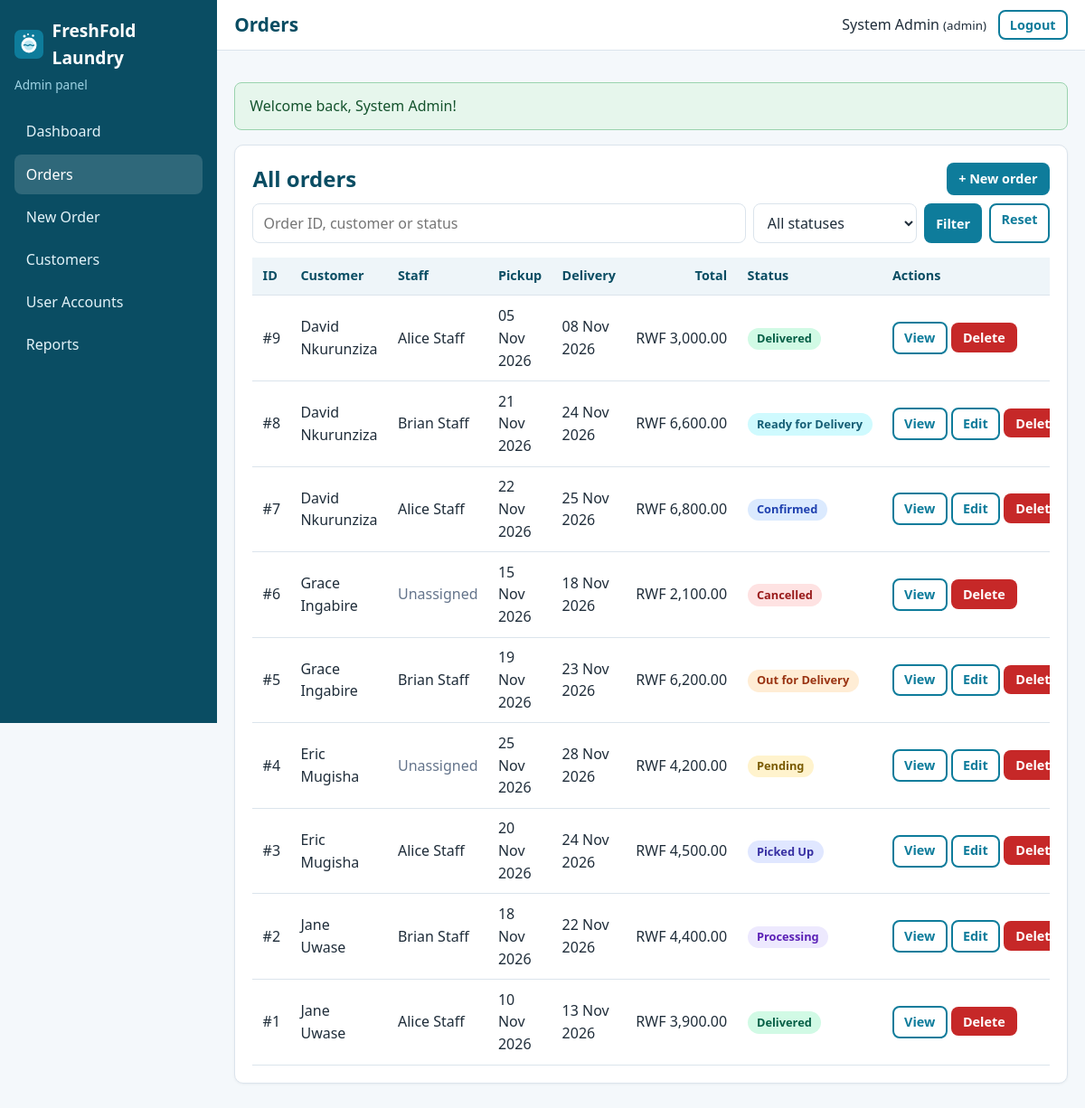
The app's page /admin/orders.php (signed in) with its own data.
### tables this page shows
CREATE TABLE users (
    user_id       INT AUTO_INCREMENT PRIMARY KEY,
    username      VARCHAR(100) NOT NULL,
    email         VARCHAR(150) NOT NULL UNIQUE,
    password_hash VARCHAR(255) NOT NULL,               
    role          ENUM('admin','staff','customer') NOT NULL,
    created_at    TIMESTAMP DEFAULT CURRENT_TIMESTAMP
);

CREATE TABLE orders (
    order_id          INT AUTO_INCREMENT PRIMARY KEY,
    customer_id       INT NOT NULL,
    assigned_staff_id INT NULL,                        
    pickup_date       DATE NOT NULL,
    delivery_date     DATE NOT NULL,
    total             DECIMAL(10,2) NOT NULL,          
    status            ENUM('pending','confirmed','picked_up','processing',
                           'ready_for_delivery','out_for_delivery','delivered','cancelled')
                      NOT NULL DEFAULT 'pending',
    created_at        TIMESTAMP DEFAULT CURRENT_TIMESTAMP,
    updated_at        TIMESTAMP NULL DEFAULT NULL,

    CONSTRAINT fk_orders_customer
        FOREIGN KEY (customer_id) REFERENCES customers(customer_id)
        ON DELETE CASCADE ON UPDATE CASCADE,           
    CONSTRAINT fk_orders_staff
        FOREIGN KEY (assigned_staff_id) REFERENCES users(user_id)
        ON DELETE SET NULL ON UPDATE CASCADE,          

    CONSTRAINT chk_orders_dates CHECK (delivery_date > pickup_date),
    CONSTRAINT chk_orders_total CHECK (total >= 0),

    INDEX idx_orders_status   (status),
    INDEX idx_orders_staff    (assigned_staff_id),
    INDEX idx_orders_pickup   (pickup_date)
);

CREATE TABLE customers (
    customer_id INT AUTO_INCREMENT PRIMARY KEY,
    user_id     INT NOT NULL UNIQUE,                   
    full_name   VARCHAR(150) NOT NULL,
    phone       VARCHAR(20)  NOT NULL,
    address     TEXT NOT NULL,
    CONSTRAINT fk_customers_user
        FOREIGN KEY (user_id) REFERENCES users(user_id)
        ON DELETE CASCADE ON UPDATE CASCADE            
);

### app/controllers/OrderController.php (called while the page is built, shortened)
<?php
class OrderController
{
    public function adminIndex(): void
    {
        requireRole(['admin']);
        $q      = getStr('q');
        $status = getStr('status');
        if (!array_key_exists($status, orderStatuses())) {
            $status = '';
        }
        render('admin/orders', [
            'title'  => 'Orders',
            'orders' => Order::search(['q' => $q, 'status' => $status]),
            'q'      => $q,
            'status' => $status,
        ]);
    }
}

### public/admin/orders.php (called while the page is built, shortened)
<?php
(new OrderController())->adminIndex();

### app/helpers/auth.php (called while the page is built, shortened)
<?php
function isLoggedIn(): bool
{
    return !empty($_SESSION['user_id']);
}
function currentUser(): ?array
{
    return [
        'user_id'  => (int) $_SESSION['user_id'],
        'username' => $_SESSION['username'] ?? '',
        'email'    => $_SESSION['email'] ?? '',
        'role'     => $_SESSION['role'] ?? '',
    ];
}
function requireLogin(): array
{
    $user = User::findById((int) $_SESSION['user_id']);
    return $user;
}
function requireRole(array $roles): array
{
    $user = requireLogin();
    return $user;
}

### app/config/database.php (called while the page is built, shortened)
<?php
function getDbConfig(): array
{
    $config = [
        'host'    => '127.0.0.1',
        'port'    => '3306',
        'name'    => 'online_laundry_db',
        'user'    => 'root',
        'pass'    => '',
        'charset' => 'utf8mb4',
    ];
    return $config;
}
function getConnection(): PDO
{
    static $pdo = null;
    if ($pdo instanceof PDO) {
        return $pdo;
    }
    $c   = getDbConfig();
    $dsn = "mysql:host={$c['host']};port={$c['port']};dbname={$c['name']};charset={$c['charset']}";
    try {
        $pdo = new PDO($dsn, $c['user'], $c['pass'], [
            PDO::ATTR_ERRMODE            => PDO::ERRMODE_EXCEPTION,
            PDO::ATTR_DEFAULT_FETCH_MODE => PDO::FETCH_ASSOC,
            PDO::ATTR_EMULATE_PREPARES   => false,
        ]);
    } catch (PDOException $e) {
        error_log('Database connection failed: ' . $e->getMessage());
        http_response_code(500);
        exit('Service temporarily unavailable. Please try again later.');
    }
    return $pdo;
}

### app/models/User.php (called while the page is built, shortened)
<?php
class User
{
    public static function findById(int $id)
    {
        $stmt = getConnection()->prepare(
            'SELECT user_id, username, email, role, created_at FROM users WHERE user_id = :id LIMIT 1'
        );
        $stmt->execute([':id' => $id]);
        return $stmt->fetch();
    }
}

### app/helpers/validation.php (called while the page is built, shortened)
<?php
function getStr(string $key): string
{
    return (isset($_GET[$key]) && is_string($_GET[$key])) ? trim($_GET[$key]) : '';
}

### app/models/Order.php (called while the page is built, shortened)
<?php
class Order
{
    public static function search(array $f = [], int $limit = 200): array
    {
        $where  = [];
        $params = [];
        $sql = self::SELECT . ($where ? ' WHERE ' . implode(' AND ', $where) : '')
             . ' ORDER BY o.created_at DESC, o.order_id DESC LIMIT ' . (int) $limit;
        $stmt = getConnection()->prepare($sql);
        $stmt->execute($params);
        return $stmt->fetchAll();
    }
}

### app/views/admin/orders.php (the view, shortened to what this page needs)
<section class="card">
    <div class="card-head">
        <h2>All orders</h2>
        <a class="btn btn-primary btn-small" href="<?= e(url('admin/order-form.php')) ?>">+ New order</a>
    </div>
    <form method="get" class="filter-bar">
        <input type="search" name="q" value="<?= e($q) ?>" placeholder="Order ID, customer or status" maxlength="50" aria-label="Search">
        <select name="status" aria-label="Filter by status">
            <option value="">All statuses</option>
        </select>
        <button class="btn btn-primary btn-small" type="submit">Filter</button>
        <a class="btn btn-outline btn-small" href="<?= e(url('admin/orders.php')) ?>">Reset</a>
    </form>
    <div class="table-wrap">
        <table class="table">
            <thead><tr><th>ID</th><th>Customer</th><th>Staff</th><th>Pickup</th><th>Delivery</th><th class="num">Total</th><th>Status</th><th>Actions</th></tr></thead>
            <tbody>
            <?php foreach ($orders as $o): ?>
                <tr>
                    <td>#<?= (int) $o['order_id'] ?></td>
                    <td><?= e($o['customer_name']) ?></td>
                    <td><?= $o['staff_name'] ? e($o['staff_name']) : '<span class="muted">Unassigned</span>' ?></td>
                    <td><?= e(formatDate($o['pickup_date'])) ?></td>
                    <td><?= e(formatDate($o['delivery_date'])) ?></td>
                    <td class="num"><?= e(money($o['total'])) ?></td>
                    <td><?= statusBadge($o['status']) ?></td>
                    <td class="actions">
                        <a class="btn btn-outline btn-small" href="<?= e(url('admin/order.php?id=' . (int) $o['order_id'])) ?>">View</a>
                        <?php if (!in_array($o['status'], ['delivered', 'cancelled'], true)): ?>
                            <a class="btn btn-outline btn-small" href="<?= e(url('admin/order-form.php?id=' . (int) $o['order_id'])) ?>">Edit</a>
                        <?php endif; ?>
                        <form method="post" action="<?= e(url('admin/order-delete.php')) ?>" data-confirm="Delete order #<?= (int) $o['order_id'] ?> and its items? This cannot be undone.">
                            <button class="btn btn-danger btn-small" type="submit">Delete</button>
                        </form>
                    </td>
                </tr>
            <?php endforeach; ?>
            </tbody>
        </table>
    </div>
</section>

### app/views/layouts/dashboard_header.php (shortened to what this page needs)
<?php
$user   = currentUser();
$role   = $user['role'];
$script = $_SERVER['SCRIPT_NAME'];
$menus = [
    'admin' => [
        ['admin/index.php', 'Dashboard'], ['admin/orders.php', 'Orders'], ['admin/order-form.php', 'New Order'],
        ['admin/customers.php', 'Customers'], ['admin/users.php', 'User Accounts'], ['admin/reports.php', 'Reports'],
    ],
    'staff' => [
        ['staff/index.php', 'Dashboard'], ['staff/orders.php', 'Assigned Orders'], ['staff/history.php', 'Order History'],
    ],
    'customer' => [
        ['customer/index.php', 'Dashboard'], ['customer/new-order.php', 'Schedule Pickup'], ['customer/orders.php', 'My Orders'],
        ['customer/items.php', 'Items & Prices'], ['customer/profile.php', 'My Profile'],
    ],
];
?>
<!DOCTYPE html>
<html lang="en">
<head>
    <link rel="stylesheet" href="<?= e(url('assets/css/style.css')) ?>">
</head>
<body class="dashboard">
<aside class="sidebar" id="sidebar">
    <a class="brand" href="<?= e(url('index.php')) ?>">
        <img src="<?= e(url('assets/images/logo.svg')) ?>" alt="" width="32" height="32">
        <span><?= e(APP_NAME) ?></span>
    </a>
    <p class="role-tag"><?= e(ucfirst($role)) ?> panel</p>
    <nav>
        <?php foreach ($menus[$role] as $item): ?>
            <a href="<?= e(url($item[0])) ?>" class="<?= substr($script, -strlen($item[0])) === $item[0] ? 'active' : '' ?>"><?= e($item[1]) ?></a>
        <?php endforeach; ?>
    </nav>
</aside>
<div class="dash-main">
    <header class="topbar">
        <h1><?= e($pageTitle) ?></h1>
        <div class="topbar-user">
            <span><?= e($user['username']) ?> <small>(<?= e($role) ?>)</small></span>
            <form method="post" action="<?= e(url('logout.php')) ?>">
                <button type="submit" class="btn btn-outline btn-small">Logout</button>
            </form>
        </div>
    </header>
    <main class="content">
        <?= renderFlash() ?>

### app/helpers/order_status.php (shortened to what this page needs)
<?php
function orderStatuses(): array
{
    return [
        'pending'            => 'Pending',
        'confirmed'          => 'Confirmed',
        'picked_up'          => 'Picked Up',
        'processing'         => 'Processing',
        'ready_for_delivery' => 'Ready for Delivery',
        'out_for_delivery'   => 'Out for Delivery',
        'delivered'          => 'Delivered',
        'cancelled'          => 'Cancelled',
    ];
}
function statusLabel($status): string
{
    $all = orderStatuses();
    return $all[$status] ?? ucfirst(str_replace('_', ' ', (string) $status));
}
function statusBadge($status): string
{
    return '<span class="badge badge-' . e($status) . '">' . e(statusLabel($status)) . '</span>';
}

### public/assets/css/style.css (style rules this page uses)
:root { --primary: #0e7c9b; --primary-dark: #0a4d63; --accent: #f59e0b; --bg: #f4f8fb; --card: #ffffff; --text: #1f2d3a; --muted: #64748b; --border: #dbe4ec; --danger: #c62828; --success: #1b7f3b; --radius: 10px; }
* { box-sizing: border-box; }
html { scroll-behavior: smooth; }
body { margin: 0; font-family: "Segoe UI", Roboto, Arial, sans-serif; color: var(--text); background: var(--bg); line-height: 1.55; }
img { max-width: 100%; height: auto; }
a { color: var(--primary); }
h1, h2, h3 { line-height: 1.25; margin: 0 0 .6rem; color: var(--primary-dark); }
p { margin: 0 0 1rem; }
.muted { color: var(--muted); }
.btn { display: inline-block; padding: .6rem 1.1rem; border-radius: 8px; border: 2px solid transparent; font-size: 1rem; font-weight: 600; text-decoration: none; cursor: pointer; text-align: center; font-family: inherit; }
.btn-primary { background: var(--primary); color: #fff; }
.btn-outline { background: transparent; border-color: var(--primary); color: var(--primary); }
.btn-danger { background: var(--danger); color: #fff; }
.btn-small { padding: .3rem .7rem; font-size: .9rem; }
input, select, textarea { width: 100%; padding: .55rem .7rem; border: 1px solid var(--border); border-radius: 8px; font-size: 1rem; font-family: inherit; background: #fff; color: var(--text); }
.filter-bar { display: flex; gap: .5rem; flex-wrap: wrap; margin-bottom: 1rem; }
.filter-bar input[type=search] { flex: 1 1 220px; width: auto; }
.filter-bar select { width: auto; }
form[data-confirm] { display: inline; }
.card { background: var(--card); border: 1px solid var(--border); border-radius: var(--radius); padding: 1.2rem; margin-bottom: 1.2rem; box-shadow: 0 1px 3px rgba(15, 40, 60, .05); }
.card-head { display: flex; justify-content: space-between; align-items: center; gap: 1rem; flex-wrap: wrap; margin-bottom: .6rem; }
.card-head h2 { margin: 0; }
.brand { display: flex; align-items: center; gap: .6rem; font-weight: 700; font-size: 1.2rem; color: var(--primary-dark); text-decoration: none; }
body.dashboard { display: flex; min-height: 100vh; }
.sidebar { width: 240px; background: var(--primary-dark); color: #fff; padding: 1.2rem 1rem; flex-shrink: 0; position: sticky; top: 0; height: 100vh; overflow-y: auto; }
.sidebar .brand { color: #fff; margin-bottom: .3rem; }
.role-tag { color: #9fd3e4; font-size: .85rem; margin-bottom: 1.2rem; }
.sidebar nav a { display: block; padding: .6rem .8rem; color: #e3f3f9; text-decoration: none; border-radius: 8px; margin-bottom: .2rem; }
.sidebar nav a:hover, .sidebar nav a.active { background: rgba(255, 255, 255, .15); color: #fff; }
.dash-main { flex: 1; min-width: 0; }
.topbar { display: flex; align-items: center; gap: 1rem; background: #fff; border-bottom: 1px solid var(--border); padding: .7rem 1.2rem; }
.topbar h1 { margin: 0; font-size: 1.3rem; flex: 1; }
.topbar-user { display: flex; align-items: center; gap: .8rem; }
.topbar-user form { margin: 0; }
.content { padding: 1.2rem; max-width: 1200px; }
.table-wrap { overflow-x: auto; }
.table { width: 100%; border-collapse: collapse; background: #fff; }
.table th, .table td { padding: .6rem .7rem; border-bottom: 1px solid var(--border); text-align: left; vertical-align: middle; }
.table th { background: #eef5f9; font-size: .9rem; color: var(--primary-dark); white-space: nowrap; }
.table .num { text-align: right; white-space: nowrap; }
.table .actions { white-space: nowrap; }
.badge { display: inline-block; padding: .15rem .65rem; border-radius: 999px; font-size: .8rem; font-weight: 700; white-space: nowrap; }
.badge-pending { background: #fff3cd; color: #7a5b00; }
.badge-confirmed { background: #dbeafe; color: #1e40af; }
.badge-picked_up { background: #e0e7ff; color: #3730a3; }
.badge-processing { background: #ede9fe; color: #5b21b6; }
.badge-ready_for_delivery { background: #cffafe; color: #155e75; }
.badge-out_for_delivery { background: #ffedd5; color: #9a3412; }
.badge-delivered { background: #d1fae5; color: #065f46; }
.badge-cancelled { background: #fee2e2; color: #991b1b; }

### records on screen
users: role "Admin", username "System Admin", role "admin"
orders: order_id "9", customer.full_name "David Nkurunziza", assigned_staff.username "Alice Staff", pickup_date "05 Nov 2026", delivery_date "08 Nov 2026", total "RWF 3,000.00", status "Delivered"
orders: order_id "8", customer.full_name "David Nkurunziza", assigned_staff.username "Brian Staff", pickup_date "21 Nov 2026", delivery_date "24 Nov 2026", total "RWF 6,600.00", status "Ready for Delivery"
orders: order_id "7", customer.full_name "David Nkurunziza", assigned_staff.username "Alice Staff", pickup_date "22 Nov 2026", delivery_date "25 Nov 2026", total "RWF 6,800.00", status "Confirmed"
orders: order_id "6", customer.full_name "Grace Ingabire", shows "Unassigned", pickup_date "15 Nov 2026", delivery_date "18 Nov 2026", total "RWF 2,100.00", status "Cancelled"
orders: order_id "5", customer.full_name "Grace Ingabire", assigned_staff.username "Brian Staff", pickup_date "19 Nov 2026", delivery_date "23 Nov 2026", total "RWF 6,200.00", status "Out for Delivery"
orders: order_id "4", customer.full_name "Eric Mugisha", shows "Unassigned", pickup_date "25 Nov 2026", delivery_date "28 Nov 2026", total "RWF 4,200.00", status "Pending"
orders: order_id "3", customer.full_name "Eric Mugisha", assigned_staff.username "Alice Staff", pickup_date "20 Nov 2026", delivery_date "24 Nov 2026", total "RWF 4,500.00", status "Picked Up"
orders: order_id "2", customer.full_name "Jane Uwase", assigned_staff.username "Brian Staff", pickup_date "18 Nov 2026", delivery_date "22 Nov 2026", total "RWF 4,400.00", status "Processing"
orders: order_id "1", customer.full_name "Jane Uwase", assigned_staff.username "Alice Staff", pickup_date "10 Nov 2026", delivery_date "13 Nov 2026", total "RWF 3,900.00", status "Delivered"

### other values on screen
APP_NAME "FreshFold Laundry"
$item[1] "Dashboard"
$item[1] "Orders"
$item[1] "New Order"
$item[1] "Customers"
$item[1] "User Accounts"
$item[1] "Reports"
$pageTitle "Orders"
$f['message'] "Welcome back, System Admin!"
